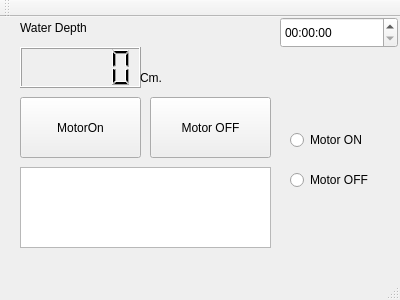
<?xml version="1.0" encoding="UTF-8"?>
<ui version="4.0">
 <class>MainWindow</class>
 <widget class="QMainWindow" name="MainWindow">
  <property name="geometry">
   <rect>
    <x>0</x>
    <y>0</y>
    <width>400</width>
    <height>300</height>
   </rect>
  </property>
  <property name="windowTitle">
   <string>MainWindow</string>
  </property>
  <widget class="QWidget" name="centralWidget">
   <widget class="QTimeEdit" name="timeEdit">
    <property name="geometry">
     <rect>
      <x>280</x>
      <y>0</y>
      <width>118</width>
      <height>31</height>
     </rect>
    </property>
   </widget>
   <widget class="QPlainTextEdit" name="plainTextEdit">
    <property name="geometry">
     <rect>
      <x>20</x>
      <y>150</y>
      <width>251</width>
      <height>81</height>
     </rect>
    </property>
   </widget>
   <widget class="QLCDNumber" name="lcdNumber">
    <property name="geometry">
     <rect>
      <x>20</x>
      <y>30</y>
      <width>121</width>
      <height>41</height>
     </rect>
    </property>
   </widget>
   <widget class="QPushButton" name="MotorOn">
    <property name="geometry">
     <rect>
      <x>20</x>
      <y>80</y>
      <width>121</width>
      <height>61</height>
     </rect>
    </property>
    <property name="text">
     <string>MotorOn</string>
    </property>
   </widget>
   <widget class="QPushButton" name="MotorOFF">
    <property name="geometry">
     <rect>
      <x>150</x>
      <y>80</y>
      <width>121</width>
      <height>61</height>
     </rect>
    </property>
    <property name="text">
     <string>Motor OFF</string>
    </property>
   </widget>
   <widget class="QWidget" name="widget" native="true">
    <property name="geometry">
     <rect>
      <x>290</x>
      <y>80</y>
      <width>101</width>
      <height>121</height>
     </rect>
    </property>
    <widget class="QRadioButton" name="radioButton">
     <property name="geometry">
      <rect>
       <x>0</x>
       <y>30</y>
       <width>118</width>
       <height>26</height>
      </rect>
     </property>
     <property name="text">
      <string>Motor ON</string>
     </property>
    </widget>
    <widget class="QRadioButton" name="radioButton_2">
     <property name="geometry">
      <rect>
       <x>0</x>
       <y>70</y>
       <width>118</width>
       <height>26</height>
      </rect>
     </property>
     <property name="text">
      <string>Motor OFF</string>
     </property>
    </widget>
   </widget>
   <widget class="QLabel" name="label">
    <property name="geometry">
     <rect>
      <x>20</x>
      <y>0</y>
      <width>101</width>
      <height>21</height>
     </rect>
    </property>
    <property name="text">
     <string>Water Depth</string>
    </property>
   </widget>
   <widget class="QLabel" name="label_2">
    <property name="geometry">
     <rect>
      <x>140</x>
      <y>50</y>
      <width>31</width>
      <height>21</height>
     </rect>
    </property>
    <property name="text">
     <string>Cm.</string>
    </property>
   </widget>
  </widget>
  <widget class="QMenuBar" name="menuBar">
   <property name="geometry">
    <rect>
     <x>0</x>
     <y>0</y>
     <width>400</width>
     <height>27</height>
    </rect>
   </property>
  </widget>
  <widget class="QToolBar" name="mainToolBar">
   <attribute name="toolBarArea">
    <enum>TopToolBarArea</enum>
   </attribute>
   <attribute name="toolBarBreak">
    <bool>false</bool>
   </attribute>
  </widget>
  <widget class="QStatusBar" name="statusBar"/>
 </widget>
 <layoutdefault spacing="6" margin="11"/>
 <resources/>
 <connections/>
</ui>
